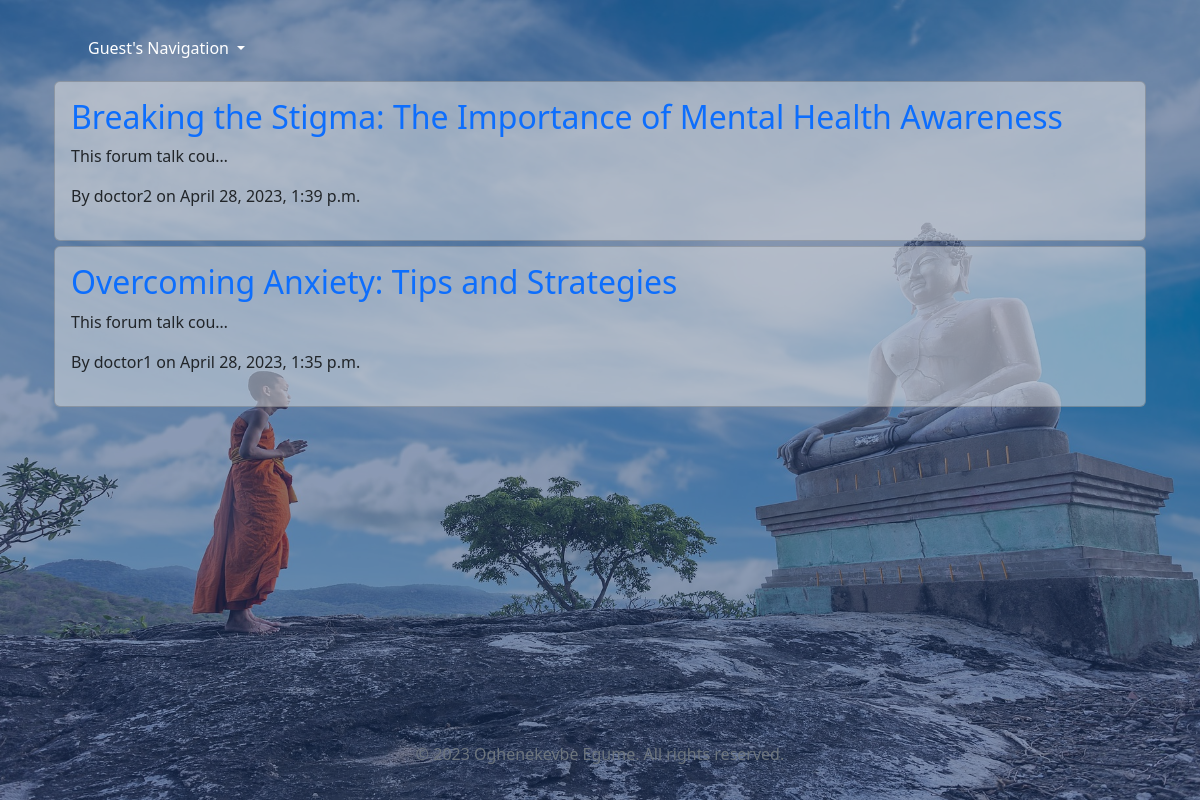
The app's page /forum_list/ with its own data.
### life/models.py (models this page shows, shortened)
class ForumPost(models.Model):
    author = models.ForeignKey(User, on_delete=models.CASCADE)
    subject = models.CharField(max_length=225)
    body = models.TextField()
    date_added = models.DateTimeField(default=datetime.now, blank=True)
    class Meta:
        ordering = ['date_added']

### life/views.py (the view)
# urls.py: path("forum_list/", ForumListView.as_view(), name="forum_list"),
class ForumListView(ListView):
    model = ForumPost
    template_name = "forum_list.html"
    context_object_name = "forums"
    def get_queryset(self):
        queryset = self.model.objects.all().order_by("-date_added")
        return queryset

### life/templates/forum_list.html (shortened to what this page needs)
{% extends 'base.html' %}
{% block content %}
<div class="container" style="min-height: 82vh; max-height: max-content;">
    <div class="row">
        <div class="col">
            {% for post in forums %}
            <div class="card">
                <div class="card-body">
                    <h2><a href="{% url 'forum_detail' post.pk %}" style="text-decoration: none; font-weight: lighter;">{{ post.subject }}</a></h2>
                    <p>{{ post.body|truncatechars:20 }}</p>
                    <p>By {{ post.author }} on {{ post.date_added}}</p>
                </div>
              </div>
            {% empty %}
              <p>No forum posts available.</p>
            {% endfor %}
        </div>
    </div>
</div>
{% endblock %}

### static/css/base.css (style rules this page uses)
body { background-size: cover; background-position: center; transition: background 0.5s ease-in-out; position: relative; min-height: 100vh; max-height: max-content; }

### life/templates/forum_list.html (style rules this page uses)
.card { background-color: rgba(225, 225, 225, 0.5); margin-top: 5px; }

### records on screen
ForumPost: subject "Breaking the Stigma: The Importance of Mental Health Awareness", body "This forum talk cou…", author "doctor2", date_added "April 28, 2023, 1:39 p.m."
ForumPost: subject "Overcoming Anxiety: Tips and Strategies", body "This forum talk cou…", author "doctor1", date_added "April 28, 2023, 1:35 p.m."
